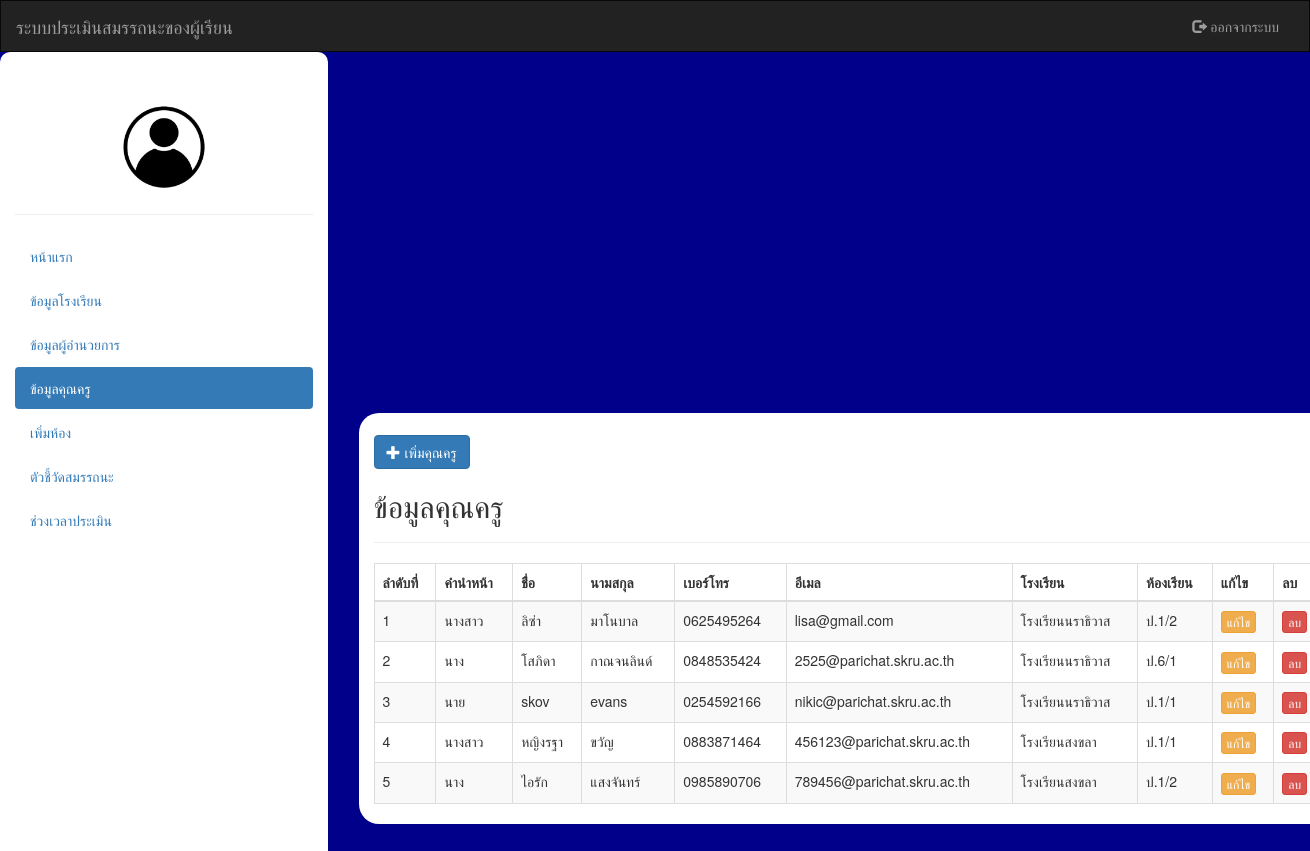
/admin/teacher/teacher.php, run on the app's committed database.
### tables this page shows
CREATE TABLE `users` (
  `id` int(10) UNSIGNED NOT NULL,
  `title` varchar(50) NOT NULL,
  `firstname` varchar(255) NOT NULL,
  `lastname` varchar(255) NOT NULL,
  `phone` varchar(200) NOT NULL,
  `email` varchar(255) NOT NULL,
  `password` varchar(255) NOT NULL,
  `urole` varchar(255) NOT NULL,
  `created_at` timestamp NOT NULL DEFAULT current_timestamp(),
  `school_id` int(11) UNSIGNED NOT NULL,
  `id_room` int(11) NOT NULL
);

CREATE TABLE `school` (
  `id` int(11) UNSIGNED NOT NULL,
  `schoolname` text NOT NULL,
  `schooladrees` text NOT NULL
);

CREATE TABLE `class_room` (
  `id_room` int(11) UNSIGNED NOT NULL,
  `class_name` varchar(100) NOT NULL,
  `id_class` int(11) NOT NULL,
  `id_class_group` int(11) UNSIGNED NOT NULL,
  `id_school` int(11) UNSIGNED NOT NULL
);

### admin/teacher/teacher.php (the view, shortened to what this page needs)
<!DOCTYPE html>
<html lang="en">
<head>
    <link rel="stylesheet" href="https://maxcdn.bootstrapcdn.com/bootstrap/3.4.1/css/bootstrap.min.css">
    <link rel="stylesheet" href="../../style.css" type="text/css" />
    <link rel="stylesheet" href="../../newstyle.css" type="text/css" />
</head>
<body style="background-color: #00008B;">
    <nav class="navbar navbar-inverse">
        <div class="container-fluid">
            <div class="navbar-header">
                <a class="navbar-brand" href="#">ระบบประเมินสมรรถนะของผู้เรียน</a>
            </div>
            <div class="collapse navbar-collapse" id="myNavbar">
                <ul class="nav navbar-nav navbar-right">
                    <li><a href="../../index.php"><span class="glyphicon glyphicon-log-out"></span> ออกจากระบบ</a></li>
                </ul>
            </div>
        </div>
    </nav>
    <div class="container-fluid">
        <div class="row content">
            <div class="col-sm-3 sidenav">
                <div align="center"><br>
                    <img src="../../images/icon.jpg" height="100" class="img-circle" alt="Cinque Terre">
                </div>
                <hr>
                <ul class="nav nav-pills nav-stacked">
                    <li><a href="../admin.php">หน้าแรก</a></li>
                    <li><a href="../school.php">ข้อมูลโรงเรียน</a></li>
                    <li><a href="../director/director.php">ข้อมูลผู้อำนวยการ</a></li>
                    <li class="active"><a href="teacher.php?id=">ข้อมูลคุณครู</a></li>
                    <li><a href="../class/class.php">เพิ่มห้อง</a></li>
                    <li><a href="../capacity/form.php">ตัวชี้วัดสมรรถนะ</a></li>
                    <li><a href="../date/t_date.php">ช่วงเวลาประเมิน</a></li>
                </ul><br>
            </div><br>
            <div class="container">
                <div class=" col-sm-15 col-sm-offset-0"><br>
                    <button type="button" class="btn btn-primary btn-m" data-toggle="modal" data-target="#myModal"><span class="glyphicon glyphicon-plus" aria-hidden="true"></span> เพิ่มคุณครู</button>
                    <h2>ข้อมูลคุณครู</h2>
                    <hr>
                </div>
            </div>
        </div>
        <table class="table table-striped table-bordered table-hover">
            <thead>
                <tr>
                    <th>ลำดับที่</th>
                    <th>คำนำหน้า</th>
                    <th>ชื่่อ</th>
                    <th>นามสกุล</th>
                    <th>เบอร์โทร</th>
                    <th>อีเมล</th>
                    <th>โรงเรียน</th>
                    <th>ห้องเรียน</th>
                    <th>แก้ไข</th>
                    <th>ลบ</th>
                </tr>
            </thead>
            <tbody>
                <?php
                require_once "../../config/db.php";
                $index = 1;
                $stmt = $conn->query("SELECT u.*, s.schoolname , c.class_name FROM users as u INNER JOIN school as s ON s.id = u.school_id INNER JOIN class_room as c on u.id_room = c.id_room  WHERE u.urole = 'teacher'");
                $stmt->execute();
                $data = $stmt->fetchAll();
                if (!$data) {
                    echo "<tr><td COLSPAN='10' align= 'center' >ไม่มีข้อมูล</td></tr>";
                } else {
                    foreach ($data as $a) {
                ?>
                        <tr>
                            <td><?= $index++; ?></td>
                            <td><?= $a['title']; ?></td>
                            <td><?= $a['firstname']; ?></td>
                            <td><?= $a['lastname']; ?></td>
                            <td><?= $a['phone']; ?></td>
                            <td><?= $a['email']; ?></td>
                            <td><?= $a['schoolname']; ?></td>
                            <td><?= $a['class_name']; ?></td>
                            <td>
                                <a href="edit_teacher.php?id=<?= $a['id']; ?>" class="btn btn-warning btn-xs" data-toggle="modal" data-target="#myModal">แก้ไข</a>
                            <td><a href="?delete_id=<?php echo $a["id"]; ?>" onclick="return confirm('ยืนยันการลบ')" class="btn btn-danger btn-xs">ลบ</a></td>
                            </td>
                        </tr>
                <?php  }
                }
                ?>
            </tbody>
        </table>
    </div>
</body>
</html>

### style.css (style rules this page uses)
body { line-height: 22px; margin: 0; -webkit-font-smoothing: antialiased !important; }
.container { background-color: #FFFFFF; width: 980px; position: absolute; top: 25%; left: 35%; margin-top: -100px; margin-left: -100px; }
.row.content { height: 1500px }
.sidenav { background-color: #FFFFFF; height: 100%; }

### newstyle.css (style rules this page uses)
body { line-height: 22px; margin: 0; -webkit-font-smoothing: antialiased !important; }
.container { background-color: #FFFFFF; border-radius: 20px; width: 980px; position: absolute; top: 25%; left: 35%; margin-top: -100px; margin-left: -100px; }
.navbar { margin-bottom: 0; border-radius: 0; }
.row.content { height: 2000px }
.sidenav { border-radius: 10px; padding-top: 20px; background-color: #ffffff; height: 100%; }

### data on the page
users: title "นางสาว", firstname "ลิซ่า", lastname "มาโนบาล", phone "0625495264", email "lisa@gmail.com", school.schoolname "โรงเรียนนราธิวาส", id_room.class_name "ป.1/2"
users: title "นาง", firstname "โสภิดา", lastname "กาณจนลินด์", phone "0848535424", email "2525@parichat.skru.ac.th", school.schoolname "โรงเรียนนราธิวาส", id_room.class_name "ป.6/1"
users: title "นาย", firstname "skov", lastname "evans", phone "0254592166", email "nikic@parichat.skru.ac.th", school.schoolname "โรงเรียนนราธิวาส", id_room.class_name "ป.1/1"
users: title "นางสาว", firstname "หญิงรฐา", lastname "ขวัญ", phone "0883871464", email "456123@parichat.skru.ac.th", school.schoolname "โรงเรียนสงขลา", id_room.class_name "ป.1/1"
users: title "นาง", firstname "ไอรัก", lastname "แสงจันทร์", phone "0985890706", email "789456@parichat.skru.ac.th", school.schoolname "โรงเรียนสงขลา", id_room.class_name "ป.1/2"
